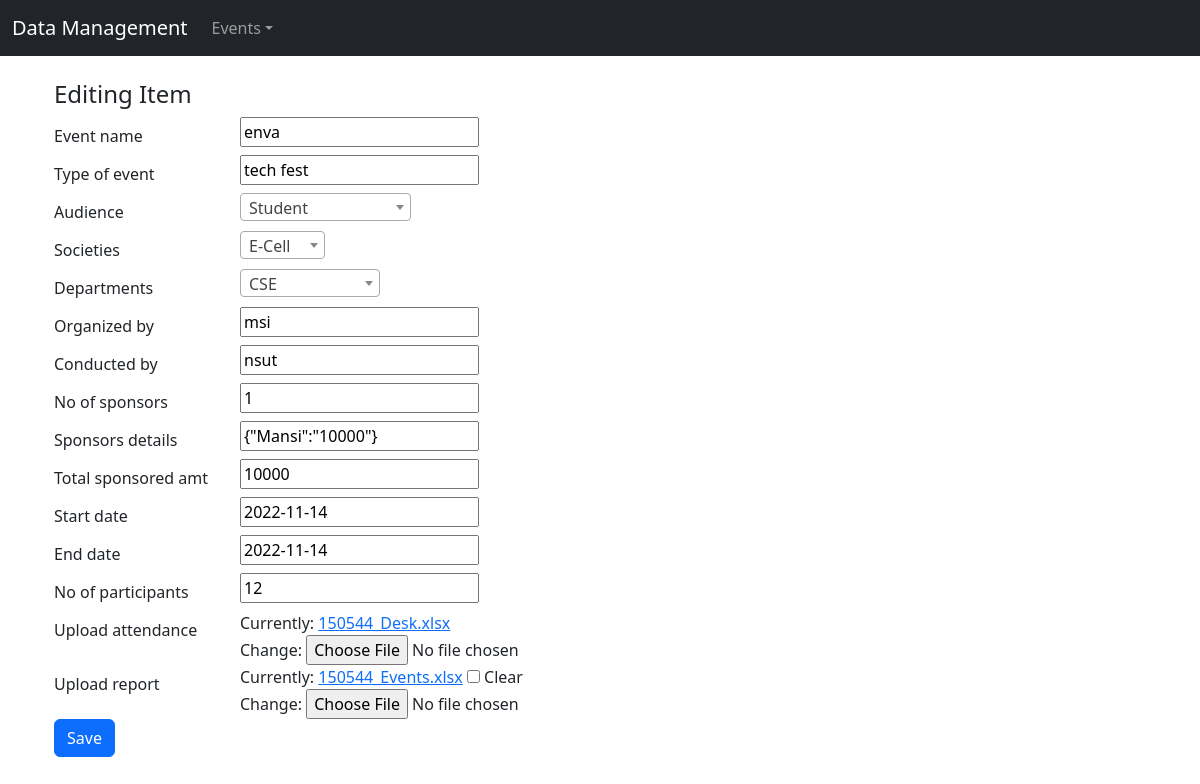
/edit_event/12, run on the app's committed database.
### manage_data/models.py (models this page shows, shortened)
class Events(models.Model):
    event_name = models.CharField(max_length=200,blank=False)
    type_of_event = models.CharField(max_length=200,blank=False)
    audience = (
        ('Faculty','Faculty'),
        ('Student','Student'),
        ('Both','Faculty and Student'),
    )
    Audience = models.CharField(max_length=20,choices=audience,blank=False)
    societies = (
        ('Prakriti','Prakriti'),
        ('E-Cell','E-Cell'),
        ('IIC','IIC'),
        ('NISP','NISP'),
        ('UBA','UBA'),
        ('E-yantra','E-yantra'),
        ('EBSB','EBSB'),
        ('IIIC','IIIC'),
        ('TechSoc','TechSoc'),
        ('Mutants','Mutants'),
        ('Veda','Veda'),
        ('NSS','NSS'),
        ('None','None'),
    )
    Societies = models.CharField(max_length=255,choices=societies,blank=False,default="None")
    departments = (
        ('CSE','CSE'),
        ('IT','IT'),
        ('ECE','ECE'),
        ('EEE','EEE'),
        ('Applied Science','Applied Science'),
        ('All','All'),
        ('None','None'),
    )
    Departments = models.CharField(max_length=255,choices=departments,blank=False,default="None")
    Organized_by = models.CharField(max_length=255,blank=False)
    Conducted_by = models.CharField(max_length=255,blank=False)
    no_of_sponsors = models.IntegerField()
    sponsors_details = models.CharField(max_length=255,blank=False,default='Somay')
    total_sponsored_amt = models.IntegerField(default=0)
    start_date = models.DateField()
    end_date = models.DateField()
    no_of_participants = models.IntegerField()
    upload_attendance = models.FileField(upload_to='attendance/event_attendances/')
    upload_report = models.FileField(upload_to='report/event_reports/',blank=True)
    uploaded_at = models.DateTimeField(auto_now_add=True)

### manage_data/views.py (the view)
# urls.py: path('edit_event/<int:pk>',edit_event,name='edit_event'),
def edit_event(request,pk):
    return edit_form(request,pk,Events,EventForm)

### manage_data/forms.py
class EventForm(forms.ModelForm):
    class Meta:
        model = Events
        fields = ('event_name','type_of_event','Audience','Societies','Departments','Organized_by','Conducted_by','no_of_sponsors','sponsors_details','total_sponsored_amt','start_date','end_date','no_of_participants','upload_attendance','upload_report')

### manage_data/views.py (called while the page is built)
def edit_form(request,pk,model,cls):
    item = get_object_or_404(model,pk=pk)
    print(item.Societies)
    if request.method == "POST":
        form = cls(request.POST, instance=item)
        if form.is_valid():
            form.save()
            return redirect('display_events')
        else:
            return redirect('display_events')
    else:
        form = cls(instance=item)
        return render(request,'edit_item.html',{'form' : form})

### manage_data/templates/edit_item.html (shortened to what this page needs)
{% extends 'base.html' %}
{% block body %}
    <div class="container">
        <form action="" method="post">
            <h4>Editing Item</h4>
            {% for field in form %}
                <div class="form-group row">
                    <label for="id_{{ field.name }}" class="col-2 col-form-label"> {{ field.label }} </label>
                    <div class="col-10">
                        {{ field }}
                    </div>
                </div>
            {% endfor %}
            <button type="submit" class="btn btn-primary" name="button">Save</button>
        </form>
    </div>
{% endblock %}

### manage_data/templates/base.html (shortened to what this page needs)
<html lang="en">
<head>
    {% load static %}
    <link rel="stylesheet" href="{% static '/css/style.css' %}">
    <link rel="stylesheet" href="{% static '/css/bootstrap.min.css' %}">
    <link href="https://cdn.jsdelivr.net/npm/select2@4.1.0-rc.0/dist/css/select2.min.css" rel="stylesheet" />
</head>
<body>
    <nav class="navbar navbar-expand-lg navbar-dark bg-dark">
        <div class="container-fluid">
          <a class="navbar-brand" href="#">Data Management</a>
          <div class="collapse navbar-collapse" id="navbarsExample02">
            <ul class="navbar-nav me-auto mb-2 mb-lg-0">
              <li class="nav-item">
                <a href="#" class="nav-link dropdown-toggle" id="dropdown03" data-toggle="dropdown" aria-haspopup="true" aria-expanded="false" role="button">Events</a>
              </li>
            </ul>
          </div>
        </div>
      </nav>
      <br>
      <div class="container">
        {% block body %}
        {% endblock %}
      </div>
</body>
</body>
</html>

### data on the page
Events: form "enva" "tech fest" "msi" "nsut" "1" "{\"Mansi\":\"10000\"}" "10000" "2022-11-14" "2022-11-14" "12"

### other printed values
{{ field.label }} "Event name" "Type of event" "Audience" "Societies" "Departments" "Organized by" "Conducted by" "No of sponsors" "Sponsors details" "Total sponsored amt" "Start date" "End date" "No of participants" "Upload attendance" "Upload report"
